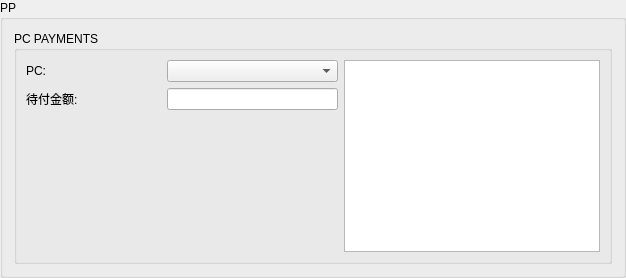
            <widget class="QGroupBox" name="groupBox_19">
             <property name="title">
              <string>PP</string>
             </property>
             <layout class="QHBoxLayout" name="horizontalLayout_11">
              <item>
               <widget class="QGroupBox" name="groupBox_6">
                <property name="title">
                 <string>PC PAYMENTS</string>
                </property>
                <layout class="QVBoxLayout" name="verticalLayout_13">
                 <item>
                  <layout class="QHBoxLayout" name="horizontalLayout_39">
                   <item>
                    <layout class="QVBoxLayout" name="verticalLayout_36">
                     <item>
                      <layout class="QHBoxLayout" name="horizontalLayout_50">
                       <item>
                        <widget class="QLabel" name="label_33">
                         <property name="minimumSize">
                          <size>
                           <width>135</width>
                           <height>0</height>
                          </size>
                         </property>
                         <property name="text">
                          <string>PC:</string>
                         </property>
                        </widget>
                       </item>
                       <item>
                        <widget class="QComboBox" name="t_order_p_contract_0_1">
                         <property name="minimumSize">
                          <size>
                           <width>171</width>
                           <height>0</height>
                          </size>
                         </property>
                        </widget>
                       </item>
                      </layout>
                     </item>
                     <item>
                      <layout class="QHBoxLayout" name="horizontalLayout_53">
                       <item>
                        <widget class="QLabel" name="label_36">
                         <property name="minimumSize">
                          <size>
                           <width>135</width>
                           <height>0</height>
                          </size>
                         </property>
                         <property name="text">
                          <string>待付金额:</string>
                         </property>
                        </widget>
                       </item>
                       <item>
                        <widget class="QLineEdit" name="ATBPLineEdit">
                         <property name="sizePolicy">
                          <sizepolicy hsizetype="Minimum" vsizetype="Fixed">
                           <horstretch>0</horstretch>
                           <verstretch>0</verstretch>
                          </sizepolicy>
                         </property>
                         <property name="minimumSize">
                          <size>
                           <width>171</width>
                           <height>0</height>
                          </size>
                         </property>
                        </widget>
                       </item>
                      </layout>
                     </item>
                     <item>
                      <spacer name="verticalSpacer_11">
                       <property name="orientation">
                        <enum>Qt::Vertical</enum>
                       </property>
                       <property name="sizeHint" stdset="0">
                        <size>
                         <width>20</width>
                         <height>40</height>
                        </size>
                       </property>
                      </spacer>
                     </item>
                    </layout>
                   </item>
                   <item>
                    <widget class="QTableWidget" name="PC_PAYMENTS">
                     <property name="sizePolicy">
                      <sizepolicy hsizetype="Expanding" vsizetype="Minimum">
                       <horstretch>0</horstretch>
                       <verstretch>0</verstretch>
                      </sizepolicy>
                     </property>
                     <property name="minimumSize">
                      <size>
                       <width>0</width>
                       <height>114</height>
                      </size>
                     </property>
                     <property name="contextMenuPolicy">
                      <enum>Qt::DefaultContextMenu</enum>
                     </property>
                    </widget>
                   </item>
                  </layout>
                 </item>
                </layout>
               </widget>
              </item>
             </layout>
            </widget>
